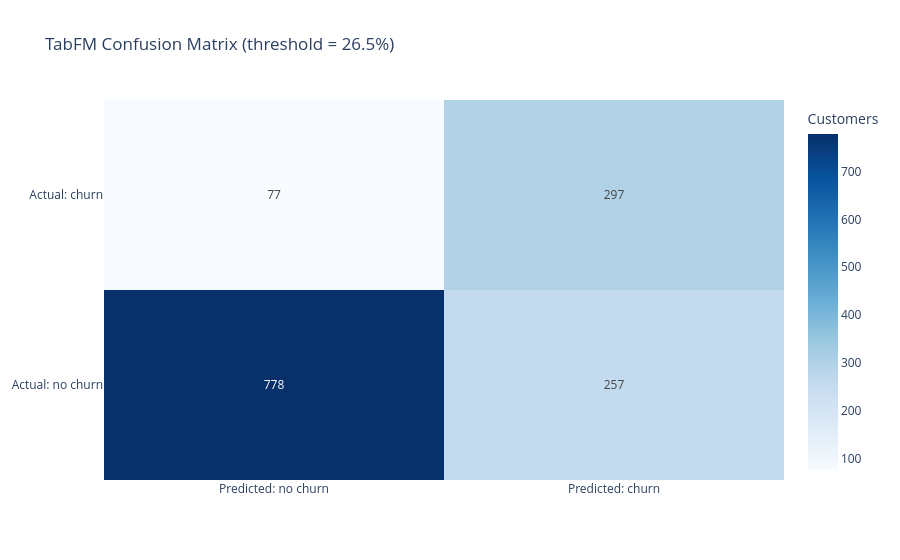

Here is the notebook cell this chart was saved with:
### Markdown cell above
## Holdout confusion matrix

The classification threshold defaults to the training-set churn rate for consistency with the other modeling notebooks.

### Code cell
confusion = confusion_matrix(y_test, y_pred, labels=[0, 1])
fig = go.Figure(go.Heatmap(
    z=confusion,
    x=["Predicted: no churn", "Predicted: churn"],
    y=["Actual: no churn", "Actual: churn"],
    colorscale="Blues",
    text=confusion,
    texttemplate="%{text}",
    colorbar={"title": "Customers"},
))
fig.update_layout(title=f"TabFM Confusion Matrix (threshold = {decision_threshold:.1%})")
fig.show()

### Figure 1 — Plotly figure (JSON) as saved in the notebook; plotly's stock layout.template omitted (floating-point values rounded to 4 significant figures)
{"data": [{"colorbar": {"title": {"text": "Customers"}}, "colorscale": [[0, "rgb(247,251,255)"], [0.125, "rgb(222,235,247)"], [0.25, "rgb(198,219,239)"], [0.375, "rgb(158,202,225)"], [0.5, "rgb(107,174,214)"], [0.625, "rgb(66,146,198)"], [0.75, "rgb(33,113,181)"], [0.875, "rgb(8,81,156)"], [1, "rgb(8,48,107)"]], "text": [[778, 257], [77, 297]], "texttemplate": "%{text}", "type": "heatmap", "x": ["Predicted: no churn", "Predicted: churn"], "y": ["Actual: no churn", "Actual: churn"], "z": [[778, 257], [77, 297]]}], "layout": {"title": {"text": "TabFM Confusion Matrix (threshold = 26.5%)"}}}
